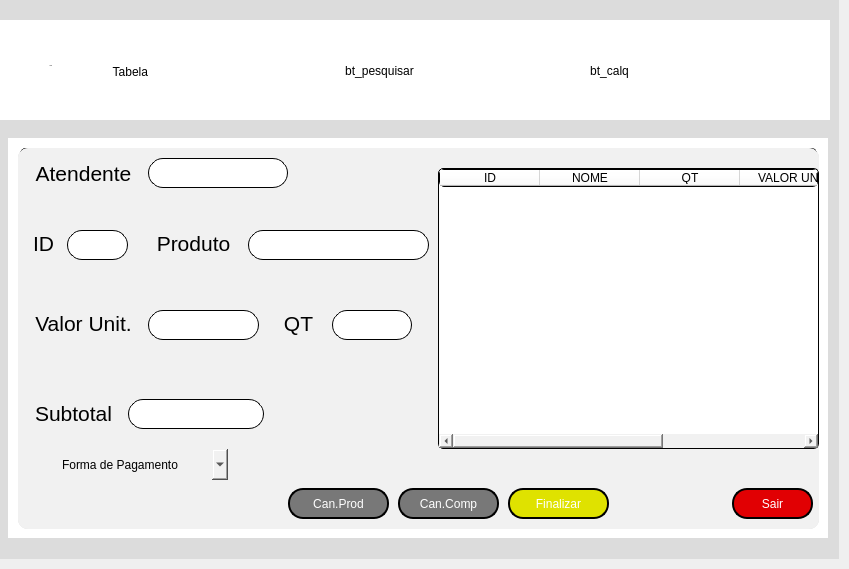
            <widget class="QWidget" name="vendas">
             <attribute name="title">
              <string>Vendas</string>
             </attribute>
             <widget class="QFrame" name="fr_primariovendas">
              <property name="geometry">
               <rect>
                <x>-1</x>
                <y>-1</y>
                <width>840</width>
                <height>560</height>
               </rect>
              </property>
              <property name="minimumSize">
               <size>
                <width>840</width>
                <height>560</height>
               </size>
              </property>
              <property name="maximumSize">
               <size>
                <width>16777215</width>
                <height>560</height>
               </size>
              </property>
              <property name="styleSheet">
               <string notr="true">background-color: rgb(220, 220, 220);
border:noborder;</string>
              </property>
              <property name="frameShape">
               <enum>QFrame::StyledPanel</enum>
              </property>
              <property name="frameShadow">
               <enum>QFrame::Raised</enum>
              </property>
              <widget class="QFrame" name="fr_subtelas_vendas">
               <property name="geometry">
                <rect>
                 <x>9</x>
                 <y>139</y>
                 <width>820</width>
                 <height>400</height>
                </rect>
               </property>
               <property name="minimumSize">
                <size>
                 <width>820</width>
                 <height>400</height>
                </size>
               </property>
               <property name="maximumSize">
                <size>
                 <width>820</width>
                 <height>400</height>
                </size>
               </property>
               <property name="styleSheet">
                <string notr="true">background-color: rgb(255, 255, 255);</string>
               </property>
               <property name="frameShape">
                <enum>QFrame::StyledPanel</enum>
               </property>
               <property name="frameShadow">
                <enum>QFrame::Raised</enum>
               </property>
               <widget class="QWidget" name="fr_caixa" native="true">
                <property name="geometry">
                 <rect>
                  <x>10</x>
                  <y>10</y>
                  <width>801</width>
                  <height>381</height>
                 </rect>
                </property>
                <property name="styleSheet">
                 <string notr="true">background-color: rgb(241, 241, 241);
border-radius:10px;</string>
                </property>
                <widget class="QTableWidget" name="tab_caixa">
                 <property name="geometry">
                  <rect>
                   <x>420</x>
                   <y>20</y>
                   <width>381</width>
                   <height>281</height>
                  </rect>
                 </property>
                 <property name="styleSheet">
                  <string notr="true">background-color: rgb(255, 255, 255);
font: 12px &quot;Arial&quot;;
border-style: outset;
border-width: 1px;
border-radius: 5px;
border-color: black;</string>
                 </property>
                 <column>
                  <property name="text">
                   <string>ID</string>
                  </property>
                 </column>
                 <column>
                  <property name="text">
                   <string>NOME</string>
                  </property>
                 </column>
                 <column>
                  <property name="text">
                   <string>QT</string>
                  </property>
                 </column>
                 <column>
                  <property name="text">
                   <string>VALOR UN.</string>
                  </property>
                 </column>
                 <column>
                  <property name="text">
                   <string>TOTAL</string>
                  </property>
                 </column>
                </widget>
                <widget class="QPushButton" name="bt_sair">
                 <property name="geometry">
                  <rect>
                   <x>714</x>
                   <y>340</y>
                   <width>81</width>
                   <height>31</height>
                  </rect>
                 </property>
                 <property name="styleSheet">
                  <string notr="true">QPushButton {
border-style: outset;
border-width: 2px;
border-radius: 15px;
border-color: black;
font: 87 12pt &quot;Segoe UI Black&quot;;
color: rgb(255, 255, 255);
	background-color: rgb(225, 0, 3);
}
QPushButton:pressed {
border-style: outset;
border-width: 2px;
border-radius: 15px;
border-color: white;
font: 87 12pt &quot;Segoe UI Black&quot;;
color: rgb(255, 255, 255);
	background-color: rgb(200, 0, 0);
}
</string>
                 </property>
                 <property name="text">
                  <string>Sair</string>
                 </property>
                </widget>
                <widget class="QPushButton" name="bt_finalizarcompra">
                 <property name="geometry">
                  <rect>
                   <x>490</x>
                   <y>340</y>
                   <width>101</width>
                   <height>31</height>
                  </rect>
                 </property>
                 <property name="styleSheet">
                  <string notr="true">QPushButton {
border-style: outset;
border-width: 2px;
border-radius: 15px;
border-color: black;
font: 87 12pt &quot;Segoe UI Black&quot;;
color: rgb(255, 255, 255);
background-color: rgb(223, 226, 0);
}
QPushButton:pressed {
border-style: outset;
border-width: 2px;
border-radius: 15px;
border-color: white;
font: 87 12pt &quot;Segoe UI Black&quot;;
color: rgb(255, 255, 255);
background-color: rgb(182, 185, 0);
}
</string>
                 </property>
                 <property name="text">
                  <string>Finalizar</string>
                 </property>
                </widget>
                <widget class="QPushButton" name="bt_cancelarcompra">
                 <property name="geometry">
                  <rect>
                   <x>380</x>
                   <y>340</y>
                   <width>101</width>
                   <height>31</height>
                  </rect>
                 </property>
                 <property name="styleSheet">
                  <string notr="true">QPushButton {
border-style: outset;
border-width: 2px;
border-radius: 15px;
border-color: black;
font: 87 12pt &quot;Segoe UI Black&quot;;
color: rgb(255, 255, 255);
background-color: rgb(120, 120, 120);
}
QPushButton:pressed {
border-style: outset;
border-width: 2px;
border-radius: 15px;
border-color: white;
font: 87 12pt &quot;Segoe UI Black&quot;;
color: rgb(255, 255, 255);
background-color: rgb(100, 100, 100);
}
</string>
                 </property>
                 <property name="text">
                  <string>Can.Comp</string>
                 </property>
                </widget>
                <widget class="QPushButton" name="bt_cancelarproduto">
                 <property name="geometry">
                  <rect>
                   <x>270</x>
                   <y>340</y>
                   <width>101</width>
                   <height>31</height>
                  </rect>
                 </property>
                 <property name="styleSheet">
                  <string notr="true">QPushButton {
border-style: outset;
border-width: 2px;
border-radius: 15px;
border-color: black;
font: 87 12pt &quot;Segoe UI Black&quot;;
color: rgb(255, 255, 255);
background-color: rgb(120, 120, 120);
}
QPushButton:pressed {
border-style: outset;
border-width: 2px;
border-radius: 15px;
border-color: white;
font: 87 12pt &quot;Segoe UI Black&quot;;
color: rgb(255, 255, 255);
background-color: rgb(100, 100, 100);
}
</string>
                 </property>
                 <property name="text">
                  <string>Can.Prod</string>
                 </property>
                </widget>
                <widget class="QLabel" name="label_14">
                 <property name="geometry">
                  <rect>
                   <x>10</x>
                   <y>80</y>
                   <width>31</width>
                   <height>31</height>
                  </rect>
                 </property>
                 <property name="text">
                  <string>&lt;html&gt;&lt;head/&gt;&lt;body&gt;&lt;p align=&quot;center&quot;&gt;&lt;span style=&quot; font-size:16pt;&quot;&gt;ID&lt;/span&gt;&lt;/p&gt;&lt;/body&gt;&lt;/html&gt;</string>
                 </property>
                </widget>
                <widget class="QLineEdit" name="ent_idcaixa">
                 <property name="geometry">
                  <rect>
                   <x>49</x>
                   <y>82</y>
                   <width>61</width>
                   <height>30</height>
                  </rect>
                 </property>
                 <property name="minimumSize">
                  <size>
                   <width>50</width>
                   <height>20</height>
                  </size>
                 </property>
                 <property name="maximumSize">
                  <size>
                   <width>400</width>
                   <height>16777215</height>
                  </size>
                 </property>
                 <property name="layoutDirection">
                  <enum>Qt::LeftToRight</enum>
                 </property>
                 <property name="styleSheet">
                  <string notr="true">QLineEdit {
border-style: outset;
border-width: 1px;
border-radius: 15px;
border-color: black;
font: 87 12pt &quot;Segoe UI Black&quot;;
color: rgb(0, 0, 0);
	background-color: rgb(255, 255, 255);
}</string>
                 </property>
                 <property name="echoMode">
                  <enum>QLineEdit::Normal</enum>
                 </property>
                 <property name="alignment">
                  <set>Qt::AlignCenter</set>
                 </property>
                </widget>
                <widget class="QLabel" name="label_15">
                 <property name="geometry">
                  <rect>
                   <x>130</x>
                   <y>80</y>
                   <width>91</width>
                   <height>31</height>
                  </rect>
                 </property>
                 <property name="text">
                  <string>&lt;html&gt;&lt;head/&gt;&lt;body&gt;&lt;p align=&quot;center&quot;&gt;&lt;span style=&quot; font-size:16pt;&quot;&gt;Produto&lt;/span&gt;&lt;/p&gt;&lt;/body&gt;&lt;/html&gt;</string>
                 </property>
                </widget>
                <widget class="QLineEdit" name="ent_produtocaixa">
                 <property name="geometry">
                  <rect>
                   <x>230</x>
                   <y>82</y>
                   <width>181</width>
                   <height>30</height>
                  </rect>
                 </property>
                 <property name="minimumSize">
                  <size>
                   <width>50</width>
                   <height>20</height>
                  </size>
                 </property>
                 <property name="maximumSize">
                  <size>
                   <width>400</width>
                   <height>16777215</height>
                  </size>
                 </property>
                 <property name="layoutDirection">
                  <enum>Qt::LeftToRight</enum>
                 </property>
                 <property name="styleSheet">
                  <string notr="true">QLineEdit {
border-style: outset;
border-width: 1px;
border-radius: 15px;
border-color: black;
font: 87 12pt &quot;Segoe UI Black&quot;;
color: rgb(0, 0, 0);
	background-color: rgb(255, 255, 255);
}</string>
                 </property>
                 <property name="echoMode">
                  <enum>QLineEdit::Normal</enum>
                 </property>
                 <property name="alignment">
                  <set>Qt::AlignCenter</set>
                 </property>
                </widget>
                <widget class="QLabel" name="label_16">
                 <property name="geometry">
                  <rect>
                   <x>260</x>
                   <y>160</y>
                   <width>41</width>
                   <height>31</height>
                  </rect>
                 </property>
                 <property name="text">
                  <string>&lt;html&gt;&lt;head/&gt;&lt;body&gt;&lt;p align=&quot;center&quot;&gt;&lt;span style=&quot; font-size:16pt;&quot;&gt;QT&lt;/span&gt;&lt;/p&gt;&lt;/body&gt;&lt;/html&gt;</string>
                 </property>
                </widget>
                <widget class="QLineEdit" name="ent_qtcaixa">
                 <property name="geometry">
                  <rect>
                   <x>314</x>
                   <y>162</y>
                   <width>80</width>
                   <height>30</height>
                  </rect>
                 </property>
                 <property name="minimumSize">
                  <size>
                   <width>50</width>
                   <height>20</height>
                  </size>
                 </property>
                 <property name="maximumSize">
                  <size>
                   <width>400</width>
                   <height>16777215</height>
                  </size>
                 </property>
                 <property name="layoutDirection">
                  <enum>Qt::LeftToRight</enum>
                 </property>
                 <property name="styleSheet">
                  <string notr="true">QLineEdit {
border-style: outset;
border-width: 1px;
border-radius: 15px;
border-color: black;
font: 87 12pt &quot;Segoe UI Black&quot;;
color: rgb(0, 0, 0);
	background-color: rgb(255, 255, 255);
}</string>
                 </property>
                 <property name="echoMode">
                  <enum>QLineEdit::Normal</enum>
                 </property>
                 <property name="alignment">
                  <set>Qt::AlignCenter</set>
                 </property>
                </widget>
                <widget class="QLabel" name="label_17">
                 <property name="geometry">
                  <rect>
                   <x>10</x>
                   <y>160</y>
                   <width>111</width>
                   <height>31</height>
                  </rect>
                 </property>
                 <property name="text">
                  <string>&lt;html&gt;&lt;head/&gt;&lt;body&gt;&lt;p align=&quot;center&quot;&gt;&lt;span style=&quot; font-size:16pt;&quot;&gt;Valor Unit.&lt;/span&gt;&lt;/p&gt;&lt;/body&gt;&lt;/html&gt;</string>
                 </property>
                </widget>
                <widget class="QLineEdit" name="ent_valorcaixa">
                 <property name="geometry">
                  <rect>
                   <x>130</x>
                   <y>162</y>
                   <width>111</width>
                   <height>30</height>
                  </rect>
                 </property>
                 <property name="minimumSize">
                  <size>
                   <width>50</width>
                   <height>20</height>
                  </size>
                 </property>
                 <property name="maximumSize">
                  <size>
                   <width>400</width>
                   <height>16777215</height>
                  </size>
                 </property>
                 <property name="layoutDirection">
                  <enum>Qt::LeftToRight</enum>
                 </property>
                 <property name="styleSheet">
                  <string notr="true">QLineEdit {
border-style: outset;
border-width: 1px;
border-radius: 15px;
border-color: black;
font: 87 12pt &quot;Segoe UI Black&quot;;
color: rgb(0, 0, 0);
	background-color: rgb(255, 255, 255);
}</string>
                 </property>
                 <property name="echoMode">
                  <enum>QLineEdit::Normal</enum>
                 </property>
                 <property name="alignment">
                  <set>Qt::AlignCenter</set>
                 </property>
                </widget>
                <widget class="QLabel" name="label_18">
                 <property name="geometry">
                  <rect>
                   <x>10</x>
                   <y>250</y>
                   <width>91</width>
                   <height>31</height>
                  </rect>
                 </property>
                 <property name="text">
                  <string>&lt;html&gt;&lt;head/&gt;&lt;body&gt;&lt;p align=&quot;center&quot;&gt;&lt;span style=&quot; font-size:16pt;&quot;&gt;Subtotal&lt;/span&gt;&lt;/p&gt;&lt;/body&gt;&lt;/html&gt;</string>
                 </property>
                </widget>
                <widget class="QLineEdit" name="ent_subtotalcaixa">
                 <property name="geometry">
                  <rect>
                   <x>110</x>
                   <y>251</y>
                   <width>136</width>
                   <height>30</height>
                  </rect>
                 </property>
                 <property name="minimumSize">
                  <size>
                   <width>50</width>
                   <height>20</height>
                  </size>
                 </property>
                 <property name="maximumSize">
                  <size>
                   <width>400</width>
                   <height>16777215</height>
                  </size>
                 </property>
                 <property name="layoutDirection">
                  <enum>Qt::LeftToRight</enum>
                 </property>
                 <property name="styleSheet">
                  <string notr="true">QLineEdit {
border-style: outset;
border-width: 1px;
border-radius: 15px;
border-color: black;
font: 87 12pt &quot;Segoe UI Black&quot;;
color: rgb(0, 0, 0);
	background-color: rgb(255, 255, 255);
}</string>
                 </property>
                 <property name="echoMode">
                  <enum>QLineEdit::Normal</enum>
                 </property>
                 <property name="alignment">
                  <set>Qt::AlignCenter</set>
                 </property>
                </widget>
                <widget class="QLabel" name="label_19">
                 <property name="geometry">
                  <rect>
                   <x>10</x>
                   <y>10</y>
                   <width>111</width>
                   <height>31</height>
                  </rect>
                 </property>
                 <property name="text">
                  <string>&lt;html&gt;&lt;head/&gt;&lt;body&gt;&lt;p align=&quot;center&quot;&gt;&lt;span style=&quot; font-size:16pt;&quot;&gt;Atendente&lt;/span&gt;&lt;/p&gt;&lt;/body&gt;&lt;/html&gt;</string>
                 </property>
                </widget>
                <widget class="QLineEdit" name="ent_atendente">
                 <property name="geometry">
                  <rect>
                   <x>130</x>
                   <y>10</y>
                   <width>140</width>
                   <height>30</height>
                  </rect>
                 </property>
                 <property name="minimumSize">
                  <size>
                   <width>50</width>
                   <height>20</height>
                  </size>
                 </property>
                 <property name="maximumSize">
                  <size>
                   <width>400</width>
                   <height>16777215</height>
                  </size>
                 </property>
                 <property name="layoutDirection">
                  <enum>Qt::LeftToRight</enum>
                 </property>
                 <property name="styleSheet">
                  <string notr="true">QLineEdit {
border-style: outset;
border-width: 1px;
border-radius: 15px;
border-color: black;
font: 87 12pt &quot;Segoe UI Black&quot;;
color: rgb(0, 0, 0);
	background-color: rgb(255, 255, 255);
}</string>
                 </property>
                 <property name="echoMode">
                  <enum>QLineEdit::Normal</enum>
                 </property>
                 <property name="alignment">
                  <set>Qt::AlignCenter</set>
                 </property>
                </widget>
                <widget class="QComboBox" name="comboBox">
                 <property name="geometry">
                  <rect>
                   <x>39</x>
                   <y>301</y>
                   <width>171</width>
                   <height>31</height>
                  </rect>
                 </property>
                 <item>
                  <property name="text">
                   <string>Forma de Pagamento</string>
                  </property>
                 </item>
                 <item>
                  <property name="text">
                   <string>Debito</string>
                  </property>
                 </item>
                 <item>
                  <property name="text">
                   <string>Credito</string>
                  </property>
                 </item>
                 <item>
                  <property name="text">
                   <string>Pix</string>
                  </property>
                 </item>
                 <item>
                  <property name="text">
                   <string>Dinheiro</string>
                  </property>
                 </item>
                </widget>
               </widget>
               <widget class="QWidget" name="fr_tabelaprodutos" native="true">
                <property name="geometry">
                 <rect>
                  <x>10</x>
                  <y>10</y>
                  <width>801</width>
                  <height>381</height>
                 </rect>
                </property>
                <property name="styleSheet">
                 <string notr="true">background-color: rgb(220, 220, 220);
border-radius:10px;</string>
                </property>
                <widget class="QTableWidget" name="tab_tabela">
                 <property name="geometry">
                  <rect>
                   <x>2</x>
                   <y>0</y>
                   <width>797</width>
                   <height>376</height>
                  </rect>
                 </property>
                 <property name="styleSheet">
                  <string notr="true">background-color: rgb(255, 255, 255);
font: 12px &quot;Arial&quot;;
border-style: outset;
border-width: 1px;
border-radius: 5px;
border-color: black;</string>
                 </property>
                 <column>
                  <property name="text">
                   <string>ID</string>
                  </property>
                 </column>
                 <column>
                  <property name="text">
                   <string>NOME</string>
                  </property>
                 </column>
                 <column>
                  <property name="text">
                   <string>DESCRIÇÃO</string>
                  </property>
                 </column>
                </widget>
               </widget>
               <zorder>fr_tabelaprodutos</zorder>
               <zorder>fr_caixa</zorder>
              </widget>
              <widget class="QFrame" name="men_interno_vendas">
               <property name="geometry">
                <rect>
                 <x>0</x>
                 <y>21</y>
                 <width>831</width>
                 <height>100</height>
                </rect>
               </property>
               <property name="maximumSize">
                <size>
                 <width>16777215</width>
                 <height>100</height>
                </size>
               </property>
               <property name="cursor">
                <cursorShape>ArrowCursor</cursorShape>
               </property>
               <property name="layoutDirection">
                <enum>Qt::LeftToRight</enum>
               </property>
               <property name="styleSheet">
                <string notr="true">background-color: rgb(255, 255, 255);</string>
               </property>
               <property name="frameShape">
                <enum>QFrame::StyledPanel</enum>
               </property>
               <property name="frameShadow">
                <enum>QFrame::Raised</enum>
               </property>
               <widget class="QPushButton" name="bt_tabcodigos_ven">
                <property name="geometry">
                 <rect>
                  <x>103</x>
                  <y>10</y>
                  <width>60</width>
                  <height>70</height>
                 </rect>
                </property>
                <property name="minimumSize">
                 <size>
                  <width>60</width>
                  <height>70</height>
                 </size>
                </property>
                <property name="maximumSize">
                 <size>
                  <width>100</width>
                  <height>70</height>
                 </size>
                </property>
                <property name="cursor">
                 <cursorShape>ArrowCursor</cursorShape>
                </property>
                <property name="styleSheet">
                 <string notr="true">background-color: qradialgradient(spread:pad, cx:0.5, cy:0.5, radius:0.5, fx:0.5, fy:0.5, stop:0 rgba(0, 0, 0, 0));
border:noborder;</string>
                </property>
                <property name="text">
                 <string>
Tabela </string>
                </property>
                <property name="icon">
                 <iconset>
                  <normaloff>../Projeto_integrador/Telas/Repono/Vendas/PNG/icon_codigos.png</normaloff>../Projeto_integrador/Telas/Repono/Vendas/PNG/icon_codigos.png</iconset>
                </property>
                <property name="iconSize">
                 <size>
                  <width>35</width>
                  <height>35</height>
                 </size>
                </property>
               </widget>
               <widget class="QLabel" name="icon_caixa">
                <property name="geometry">
                 <rect>
                  <x>30</x>
                  <y>10</y>
                  <width>45</width>
                  <height>45</height>
                 </rect>
                </property>
                <property name="minimumSize">
                 <size>
                  <width>45</width>
                  <height>45</height>
                 </size>
                </property>
                <property name="styleSheet">
                 <string notr="true">border:noborder;
background-color: qradialgradient(spread:pad, cx:0.5, cy:0.5, radius:0.5, fx:0.5, fy:0.5, stop:0 rgba(0, 0, 0, 0));</string>
                </property>
                <property name="text">
                 <string/>
                </property>
                <property name="pixmap">
                 <pixmap>Vendas/PNG/registradora.png</pixmap>
                </property>
                <property name="scaledContents">
                 <bool>true</bool>
                </property>
               </widget>
               <widget class="QPushButton" name="bt_caixa_ven">
                <property name="geometry">
                 <rect>
                  <x>25</x>
                  <y>10</y>
                  <width>54</width>
                  <height>70</height>
                 </rect>
                </property>
                <property name="minimumSize">
                 <size>
                  <width>54</width>
                  <height>70</height>
                 </size>
                </property>
                <property name="maximumSize">
                 <size>
                  <width>100</width>
                  <height>70</height>
                 </size>
                </property>
                <property name="font">
                 <font>
                  <family>Segoe UI Black</family>
                  <pointsize>-1</pointsize>
                  <weight>50</weight>
                  <italic>false</italic>
                  <bold>false</bold>
                 </font>
                </property>
                <property name="toolTip">
                 <string/>
                </property>
                <property name="layoutDirection">
                 <enum>Qt::LeftToRight</enum>
                </property>
                <property name="styleSheet">
                 <string notr="true">background-color: qradialgradient(spread:pad, cx:0.5, cy:0.5, radius:0.5, fx:0.5, fy:0.5, stop:0 rgba(0, 0, 0, 0));
border:noborder;

</string>
                </property>
                <property name="inputMethodHints">
                 <set>Qt::ImhNone</set>
                </property>
                <property name="text">
                 <string>
Caixa </string>
                </property>
                <property name="icon">
                 <iconset>
                  <normaloff>../Projeto_integrador/Telas/Repono/Vendas/PNG/icon_caixa.png</normaloff>../Projeto_integrador/Telas/Repono/Vendas/PNG/icon_caixa.png</iconset>
                </property>
                <property name="iconSize">
                 <size>
                  <width>35</width>
                  <height>35</height>
                 </size>
                </property>
                <property name="shortcut">
                 <string notr="true"/>
                </property>
                <property name="checkable">
                 <bool>false</bool>
                </property>
                <property name="checked">
                 <bool>false</bool>
                </property>
                <property name="autoRepeat">
                 <bool>false</bool>
                </property>
                <property name="autoExclusive">
                 <bool>false</bool>
                </property>
                <property name="autoDefault">
                 <bool>false</bool>
                </property>
               </widget>
               <widget class="QLabel" name="icon_tababela">
                <property name="geometry">
                 <rect>
                  <x>110</x>
                  <y>10</y>
                  <width>47</width>
                  <height>45</height>
                 </rect>
                </property>
                <property name="minimumSize">
                 <size>
                  <width>44</width>
                  <height>44</height>
                 </size>
                </property>
                <property name="styleSheet">
                 <string notr="true">background-color: qradialgradient(spread:pad, cx:0.5, cy:0.5, radius:0.5, fx:0.5, fy:0.5, stop:0 rgba(0, 0, 0, 0));
border:noborder;

</string>
                </property>
                <property name="text">
                 <string/>
                </property>
                <property name="pixmap">
                 <pixmap>Vendas/PNG/tabela.png</pixmap>
                </property>
                <property name="scaledContents">
                 <bool>true</bool>
                </property>
               </widget>
               <widget class="QPushButton" name="bt_pesquisar">
                <property name="geometry">
                 <rect>
                  <x>290</x>
                  <y>30</y>
                  <width>181</width>
                  <height>41</height>
                 </rect>
                </property>
                <property name="text">
                 <string>bt_pesquisar</string>
                </property>
               </widget>
               <widget class="QPushButton" name="bt_calq">
                <property name="geometry">
                 <rect>
                  <x>520</x>
                  <y>30</y>
                  <width>181</width>
                  <height>41</height>
                 </rect>
                </property>
                <property name="text">
                 <string>bt_calq</string>
                </property>
               </widget>
               <zorder>icon_tababela</zorder>
               <zorder>bt_tabcodigos_ven</zorder>
               <zorder>icon_caixa</zorder>
               <zorder>bt_caixa_ven</zorder>
               <zorder>bt_pesquisar</zorder>
               <zorder>bt_calq</zorder>
              </widget>
             </widget>
            </widget>
